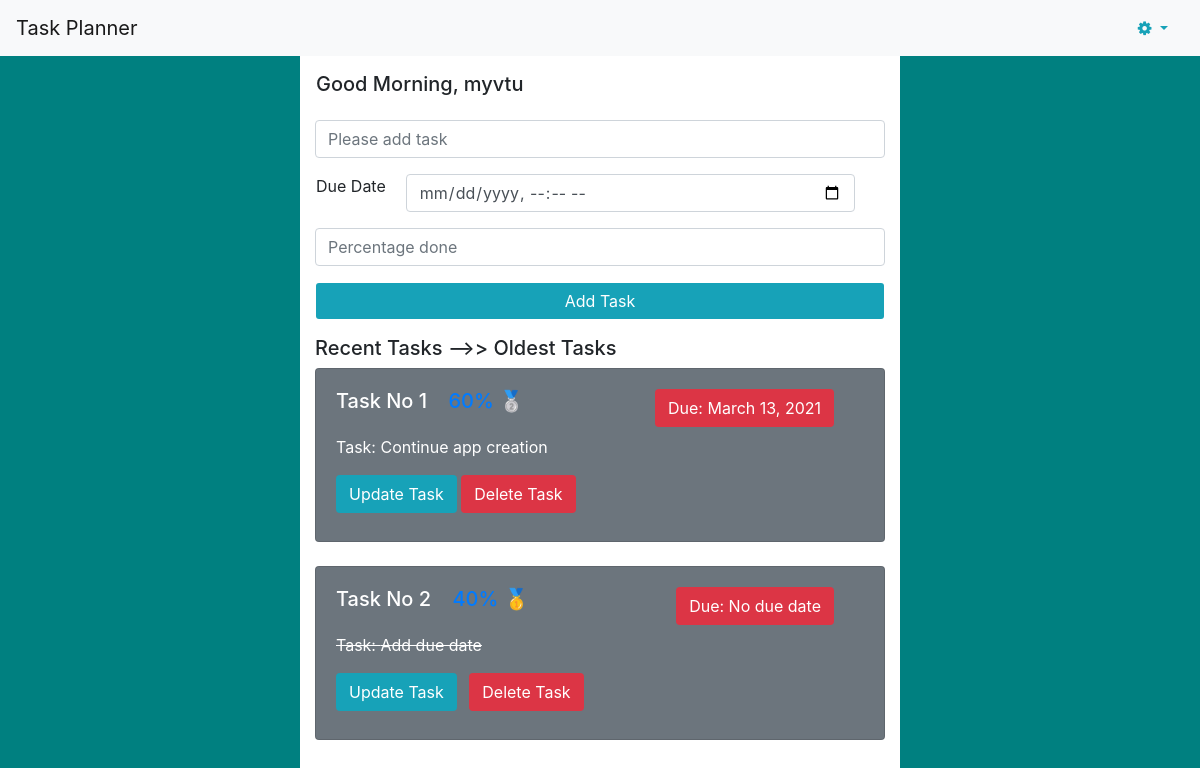
/dashboard (signed in), run on the app's committed database.
### events/models.py (models this page shows, shortened)
class task(Model):
    user = models.ForeignKey(User, on_delete = models.CASCADE)
    title = models.CharField(max_length = 300)
    completed = models.BooleanField(default = False, blank=True)
    created_at = models.DateTimeField(default = timezone.now, blank=True)
    due_at = models.DateTimeField(blank=True, null=True)
    percentage_completed = models.PositiveIntegerField(default=0)
    remind_at = models.DateTimeField(blank = True, null=True)

### events/views.py (the view)
# urls.py: path('dashboard', home, name = 'home'),
@login_required
def home(request):
    tasks = task.objects.filter(user = request.user).order_by('-due_at')
    now = timezone.now() + timedelta(hours = 1)
    if now.hour < 12:
        greetings = 'Good Morning'
    elif now.hour >= 12 and now.hour < 18:
        greetings = 'Good Afternoon'
    else:
        greetings = 'Good Evening'
    if request.method == 'POST':
        form = taskForm(request.POST)
        if form.is_valid():
            form.save()
            messages.success(request, 'Task added successfully')
            return redirect('home')
    else:
        form = taskForm()
    context = {
        'tasks':tasks, 'form':form, 'greetings':greetings
    }
    return render(request, 'events/home.html', context = context)

### events/forms.py
class taskForm(ModelForm):
    class Meta:
        model = task
        fields = '__all__'

### templates/events/home.html (shortened to what this page needs)
<!DOCTYPE html>
<html lang="en">
<head>
    {% load static %}
    <link rel="stylesheet" href="{% static 'bootstrap/css/bootstrap.min.css'%}">
    <link href="http://cdnjs.cloudflare.com/ajax/libs/font-awesome/4.3.0/css/font-awesome.css" rel="stylesheet"  type='text/css'>
    <link rel="stylesheet" href="{% static 'bootstrap/css/style.css'%}">
</head>
<body>
    {% block content %}
    <nav class="navbar navbar-expand-md navbar-light bg-light fixed-top" >
        <a class="navbar-brand" href="#">Task Planner</a>
        <div class="nav-item dropdown ml-auto">
            <a class="nav-link dropdown-toggle text-info" href="#" id="navbarDropdown" role="button" data-toggle="dropdown" aria-haspopup="true" aria-expanded="false">
              <i class="fa fa-cog " aria-hidden="true"></i>
            </a>
        </div>
      </nav>
    <div class="container-fluid col-10 col-md-6 mx-auto mt-5 bg-white pb-3" id="main" >
        <div class="row pb-3 pt-4">
            <h5 class="text-left ml-3">{{greetings}}, {{request.user.username}}</h5>
        </div>
        <form action="{% url 'home' %}" method="POST" >
            <input type='text' class="form-control  mb-3 " name = 'title' placeholder="Please add task">
            <div class="row col-12   pl-3">
                <label class="col-2 pl-0">Due Date</label>
                <input type='datetime-local' class="form-control  mb-3 col-10" name = 'due_at' placeholder="due date....leave blank if no one">
             </div>
            <input type='number' class="form-control  mb-3 " name = 'percentage_completed' placeholder="Percentage done">
            <input type="submit" value="Add Task" class="btn btn-block form-control bg-info text-white" >
        </form>
        <div class="h5 mt-3">Recent Tasks -->> Oldest Tasks</div>
        {% for task in tasks %}
        <div class="card mb-4 bg-secondary text-white">
            <div class="card-body">
              <div class="row col-12">
                <h5 class="card-title mr-auto"> Task No {{forloop.counter}}  <span class="text-primary ml-3">{{task.percentage_completed}}% </span>{% if task.completed %} 🥇 {% elif task.percentage_completed == 50 %} 🥉 {% elif task.percentage_completed > 50 %} 🥈 {% endif %}</h5>
                {% if task.due_at %}
                <h6 class="bg-danger btn text-white">Due: {{task.due_at.date}}</h6>
                {% else %}
                <h6 class="bg-danger btn text-white">Due: No due date </h6>
                {% endif %}
              </div>
                {% if task.completed == True %}
                <strike>Task: {{task.title}}</strike>
                <div class="mt-3">
                    <a href="{% url 'update_task' task.id %}" class="bg-info text-white btn mb-2 mr-2">Update Task</a> <a href="{% url 'delete_task' task.id%}" class="bg-danger mb-2 text-white btn">Delete Task</a>
                </div>
                {% else %}
                Task: {{task.title}}
                <div class="mt-3">
                    <a href="{% url 'update_task' task.id %}" class="bg-info text-white btn mb-2">Update Task</a> <a href="{% url 'delete_task' task.id%}" class="bg-danger mb-2 text-white btn">Delete Task</a>
                </div>
                {% endif %}
            </div>
          </div>
        {% endfor %}
    </div>
    {% endblock %}
</body>
</html>

### data on the page
task: due_at "March 13, 2021", title "Continue app creation"
task: shows "Due: No due date", title "Add due date"

### other printed values
{{ greetings }} "Good Morning"
{{ request.user.username }} "myvtu"
